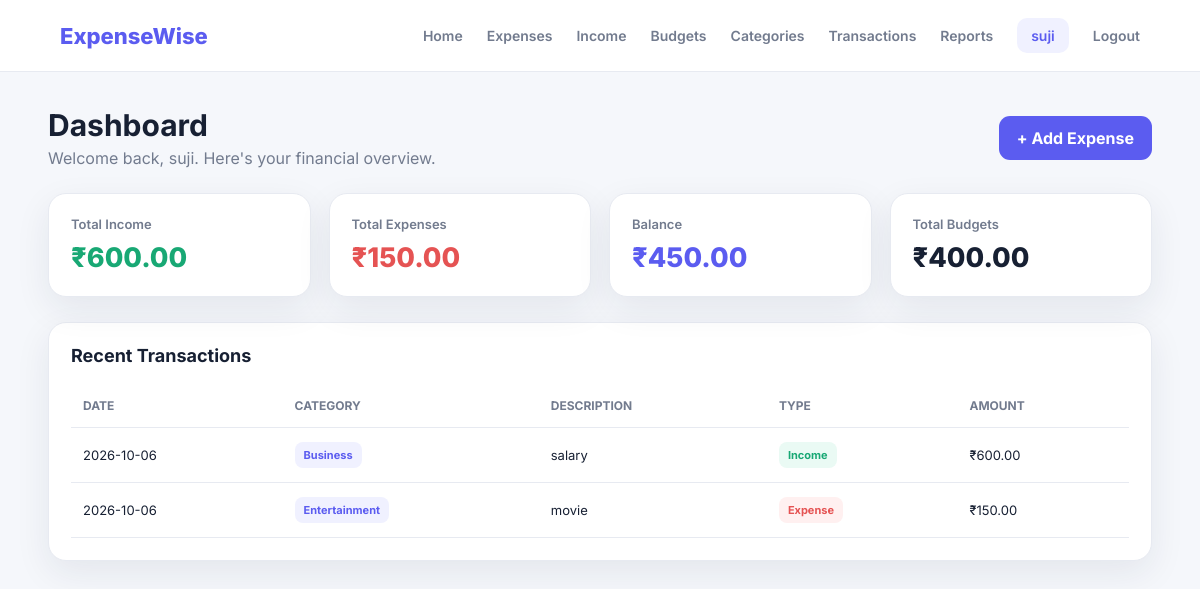
/dashboard (signed in), run on the app's committed database.
### tables this page shows
CREATE TABLE transactions (
            id INTEGER PRIMARY KEY AUTOINCREMENT,
            user_id INTEGER NOT NULL,
            category_id INTEGER,
            type TEXT NOT NULL CHECK(type IN ('expense','income')),
            amount REAL NOT NULL,
            description TEXT,
            transaction_date TEXT NOT NULL,
            FOREIGN KEY(user_id) REFERENCES users(id) ON DELETE CASCADE,
            FOREIGN KEY(category_id) REFERENCES categories(id) ON DELETE SET NULL
        );

CREATE TABLE categories (
            id INTEGER PRIMARY KEY AUTOINCREMENT,
            user_id INTEGER NOT NULL,
            name TEXT NOT NULL,
            type TEXT NOT NULL CHECK(type IN ('expense','income')),
            UNIQUE(user_id, name, type),
            FOREIGN KEY(user_id) REFERENCES users(id) ON DELETE CASCADE
        );

### expensewise/app.py (the view)
@app.route("/dashboard")
@login_required
def dashboard():
    user_id = session["user_id"]
    conn = get_db()
    income = conn.execute(
        "SELECT COALESCE(SUM(amount), 0) total FROM transactions WHERE user_id=? AND type='income'",
        (user_id,)
    ).fetchone()["total"]
    expenses = conn.execute(
        "SELECT COALESCE(SUM(amount), 0) total FROM transactions WHERE user_id=? AND type='expense'",
        (user_id,)
    ).fetchone()["total"]
    budgets = conn.execute(
        "SELECT COALESCE(SUM(amount), 0) total FROM budgets WHERE user_id=?",
        (user_id,)
    ).fetchone()["total"]
    recent = conn.execute("""
        SELECT t.*, c.name AS category_name
        FROM transactions t
        LEFT JOIN categories c ON t.category_id = c.id
        WHERE t.user_id=?
        ORDER BY t.transaction_date DESC, t.id DESC
        LIMIT 5
    """, (user_id,)).fetchall()
    conn.close()
    return render_template(
        "index.html",
        income=income,
        expenses=expenses,
        balance=income - expenses,
        budgets=budgets,
        recent=recent
    )

### expensewise/app.py (called while the page is built)
def get_db():
    conn = sqlite3.connect(DB_NAME)
    conn.row_factory = sqlite3.Row
    conn.execute("PRAGMA foreign_keys = ON")
    return conn

def login_required(view):
    @wraps(view)
    def wrapped_view(*args, **kwargs):
        if "user_id" not in session:
            flash("Please login first.", "warning")
            return redirect(url_for("login"))
        return view(*args, **kwargs)
    return wrapped_view

@app.context_processor
def inject_user():
    return {"current_user": session.get("user_name")}

### expensewise/templates/index.html (shortened to what this page needs)
<!DOCTYPE html>
<html lang="en">
<head>
    <link rel="stylesheet" href="{{ url_for('static', filename='style.css') }}">
</head>
<body>
<nav class="navbar">
    <a class="logo" href="{{ url_for('dashboard') }}">ExpenseWise</a>
    <div class="nav-links">
        <a href="{{ url_for('dashboard') }}">Home</a>
        <a href="{{ url_for('expenses_page') }}">Expenses</a>
        <a href="{{ url_for('income_page') }}">Income</a>
        <a href="{{ url_for('budgets') }}">Budgets</a>
        <a href="{{ url_for('categories') }}">Categories</a>
        <a href="{{ url_for('transactions') }}">Transactions</a>
        <a href="{{ url_for('reports') }}">Reports</a>
        <a class="nav-user" href="{{ url_for('profile') }}">{{ current_user }}</a>
        <a href="{{ url_for('logout') }}">Logout</a>
    </div>
</nav>
<main class="container">
    <div class="page-header">
        <div>
            <h1>Dashboard</h1>
            <p>Welcome back, {{ current_user }}. Here's your financial overview.</p>
        </div>
        <a href="{{ url_for('expenses_page') }}" class="btn btn-primary">+ Add Expense</a>
    </div>
    <div class="cards">
        <div class="card">
            <div class="stat-label">Total Income</div>
            <div class="stat-value green">₹{{ "%.2f"|format(income) }}</div>
        </div>
        <div class="card">
            <div class="stat-label">Total Expenses</div>
            <div class="stat-value red">₹{{ "%.2f"|format(expenses) }}</div>
        </div>
        <div class="card">
            <div class="stat-label">Balance</div>
            <div class="stat-value purple">₹{{ "%.2f"|format(balance) }}</div>
        </div>
        <div class="card">
            <div class="stat-label">Total Budgets</div>
            <div class="stat-value">₹{{ "%.2f"|format(budgets) }}</div>
        </div>
    </div>
    <div class="card table-card">
        <h2>Recent Transactions</h2>
        {% if recent %}
        <div class="table-wrap">
            <table>
                <thead>
                    <tr>
                        <th>Date</th>
                        <th>Category</th>
                        <th>Description</th>
                        <th>Type</th>
                        <th>Amount</th>
                    </tr>
                </thead>
                <tbody>
                {% for row in recent %}
                    <tr>
                        <td>{{ row.transaction_date }}</td>
                        <td><span class="badge badge-category">{{ row.category_name or "Uncategorized" }}</span></td>
                        <td>{{ row.description or "-" }}</td>
                        <td>
                            <span class="badge badge-{{ row.type }}">
                                {{ row.type|capitalize }}
                            </span>
                        </td>
                        <td>₹{{ "%.2f"|format(row.amount) }}</td>
                    </tr>
                {% endfor %}
                </tbody>
            </table>
        </div>
        {% else %}
            <div class="empty">No transactions yet.</div>
        {% endif %}
    </div>
</main>
</body>
</html>

### expensewise/static/style.css (style rules this page uses)
* { margin: 0; padding: 0; box-sizing: border-box; }
:root { --bg: #f5f7fb; --card: #ffffff; --text: #172033; --muted: #727b8e; --primary: #5b5cf0; --primary-dark: #4546d9; --green: #18a874; --red: #e55353; --border: #e7eaf1; --shadow: 0 12px 35px rgba(28, 35, 60, 0.08); }
body { font-family: "Inter", sans-serif; background: var(--bg); color: var(--text); min-height: 100vh; }
a { text-decoration: none; color: inherit; }
.navbar { height: 72px; background: #fff; border-bottom: 1px solid var(--border); display: flex; align-items: center; justify-content: space-between; padding: 0 5%; position: sticky; top: 0; z-index: 100; }
.logo { font-size: 22px; font-weight: 800; color: var(--primary); }
.nav-links { display: flex; align-items: center; gap: 24px; }
.nav-links a { color: var(--muted); font-size: 14px; font-weight: 600; }
.nav-user { background: #f0f1ff; color: var(--primary) !important; padding: 9px 14px; border-radius: 10px; }
.container { width: min(1180px, 92%); margin: 35px auto; }
.btn { display: inline-flex; justify-content: center; align-items: center; border: 0; cursor: pointer; padding: 12px 18px; border-radius: 11px; font-weight: 700; transition: .2s; }
.btn-primary { background: var(--primary); color: white; }
.page-header { display: flex; justify-content: space-between; align-items: center; gap: 15px; margin-bottom: 25px; }
.page-header h1 { font-size: 30px; }
.page-header p { color: var(--muted); margin-top: 5px; }
.cards { display: grid; grid-template-columns: repeat(4, 1fr); gap: 18px; margin-bottom: 25px; }
.card { background: var(--card); border: 1px solid var(--border); border-radius: 18px; padding: 22px; box-shadow: var(--shadow); }
.stat-label { color: var(--muted); font-size: 13px; font-weight: 600; }
.stat-value { font-size: 27px; font-weight: 800; margin-top: 9px; }
.green { color: var(--green); }
.red { color: var(--red); }
.purple { color: var(--primary); }
.form-card h2, .table-card h2 { font-size: 18px; margin-bottom: 18px; }
.table-wrap { overflow-x: auto; }
table { width: 100%; border-collapse: collapse; }
th, td { text-align: left; padding: 14px 12px; border-bottom: 1px solid var(--border); font-size: 13px; }
th { color: var(--muted); font-size: 12px; text-transform: uppercase; }
.badge { display: inline-block; padding: 6px 9px; border-radius: 8px; font-size: 11px; font-weight: 700; }
.badge-income { color: var(--green); background: #eafaf4; }
.badge-expense { color: var(--red); background: #fff0f0; }
.badge-category { color: var(--primary); background: #f0f1ff; }

### data on the page
transactions: transaction_date "2026-10-06", name "Business", description "salary", type "Income", amount "600.00"
transactions: transaction_date "2026-10-06", name "Entertainment", description "movie", type "Expense", amount "150.00"

### other printed values
{{ current_user }} "suji"
{{ "%.2f"|format(income) }} "600.00"
{{ "%.2f"|format(expenses) }} "150.00"
{{ "%.2f"|format(balance) }} "450.00"
{{ "%.2f"|format(budgets) }} "400.00"
